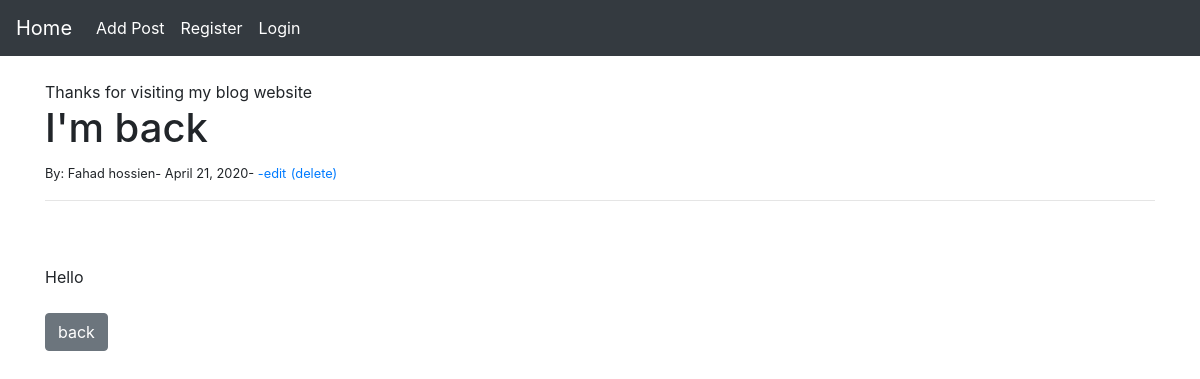
Page /article/5 on the committed database.
### theblog/models.py (models this page shows, shortened)
class Post(models.Model):
    title = models.CharField(max_length=200)
    title_tag = models.CharField(max_length=200, default='Thanks for visiting my blog website')
    author = models.ForeignKey(User, on_delete=models.CASCADE)
    date_post=models.DateField(auto_now_add=True)
    body = models.TextField()

### theblog/views.py (the view)
# urls.py: path('article/<int:pk>', ArticleDetailView.as_view(), name='article-view'),
class ArticleDetailView(DetailView):
    model = Post
    template_name = 'detail.html'

### theblog/templates/detail.html
{% extends 'base.html'  %}
{% block content %}
{% block title %}
 {{post.title_tag}}
{% endblock %}
	<h1>{{post.title}}</h1>
	<small>By: {{post.author.first_name}}
			    {{post.author.last_name}}-
			    {{post.date_post}}-
	<a href="{% url 'update-view' post.id %}">-edit</a></small>
	<small> <a href="{% url 'delete-view' post.id %}">(delete)</a></small>
	<hr>
	<br>
	<br/>
	{{post.body}}
	<br/><br/>
	<a href="{% url 'home' %}" class="btn btn-secondary">back</a>
{% endblock %}

### rows in the picture
Post: title_tag "Thanks for visiting my blog website", title "I'm back", author.first_name "Fahad", author.last_name "hossien", date_post "April 21, 2020", body "Hello"
